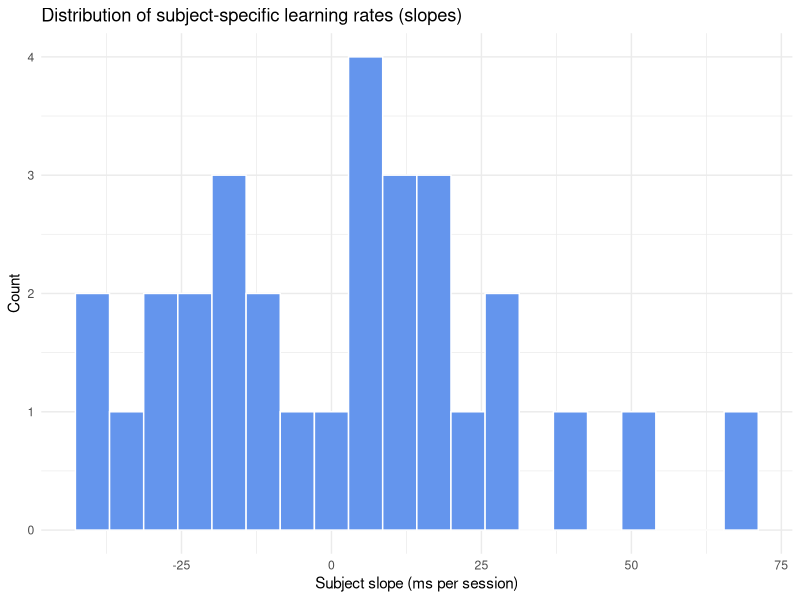
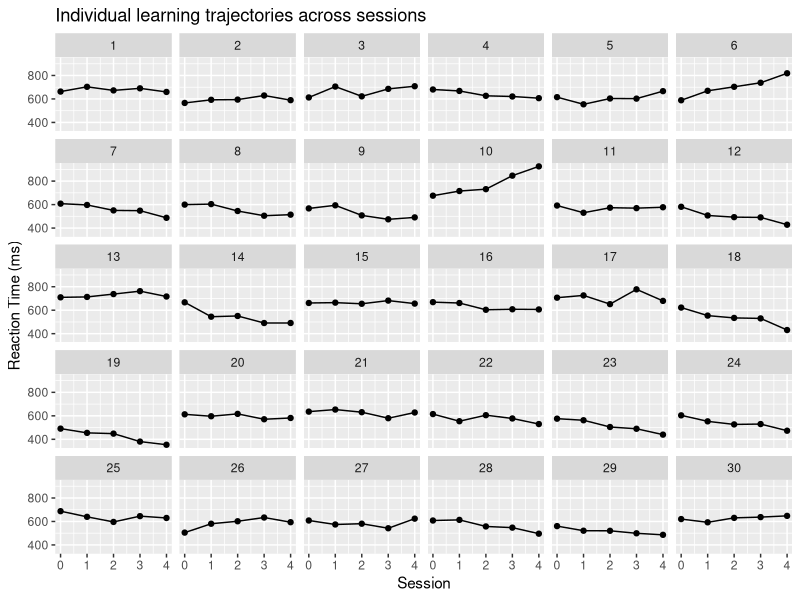
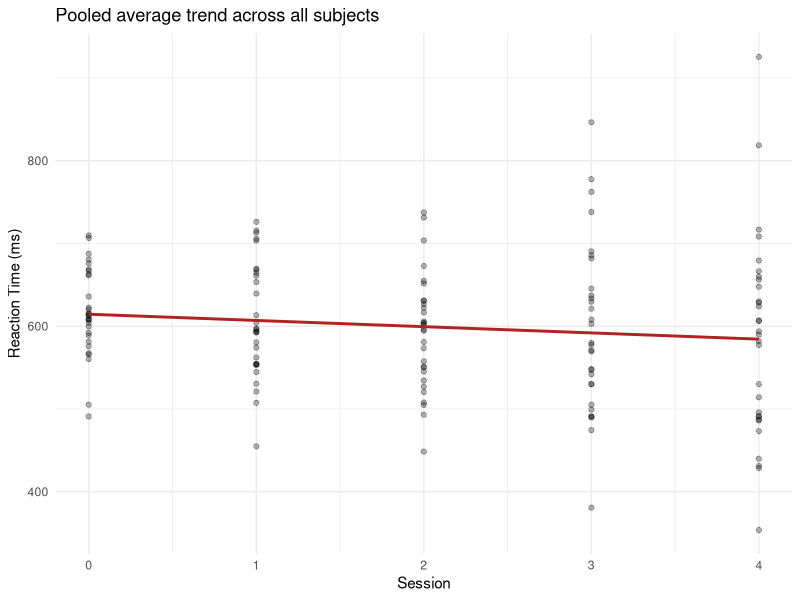
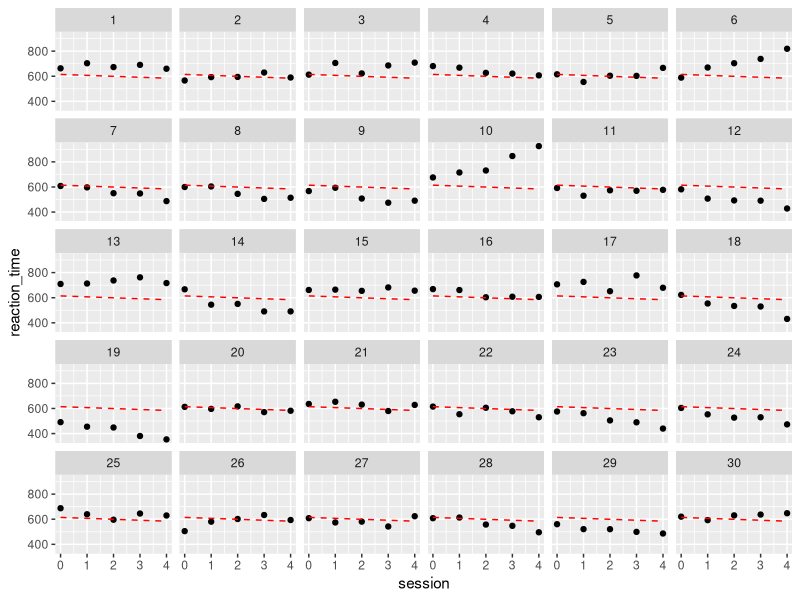
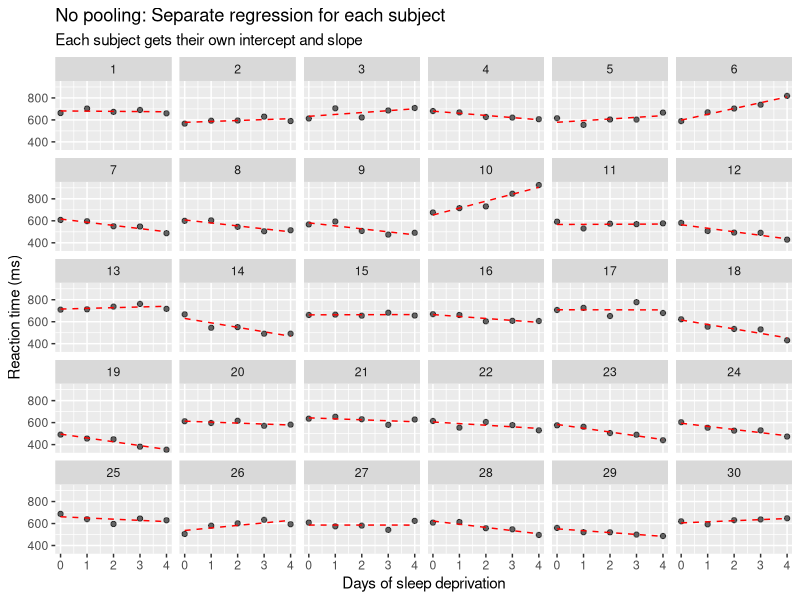
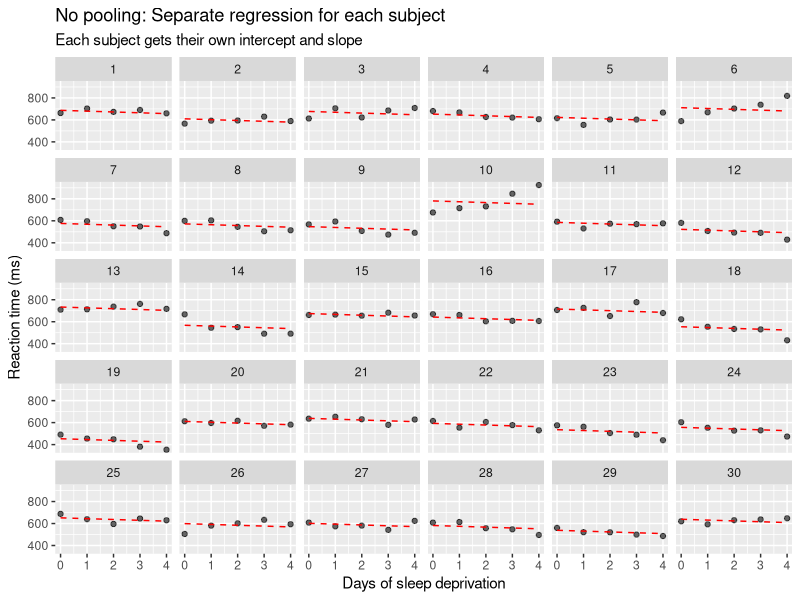
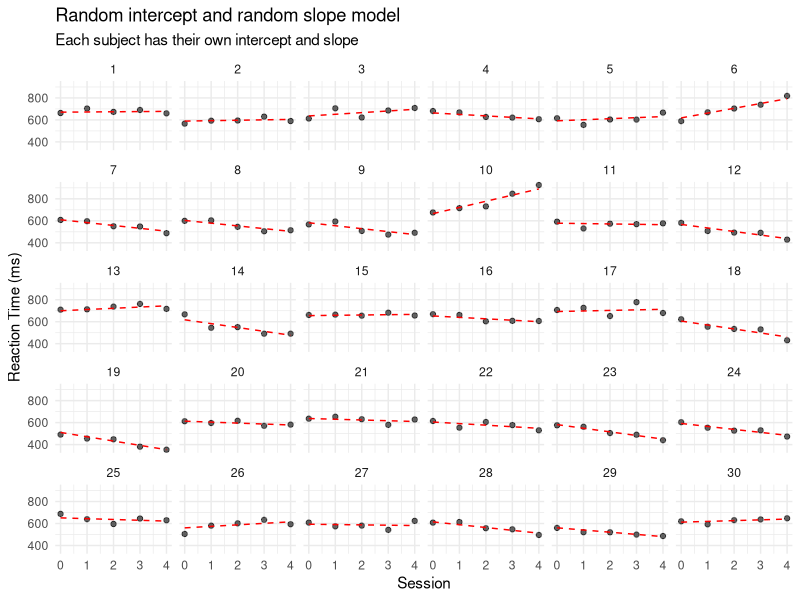
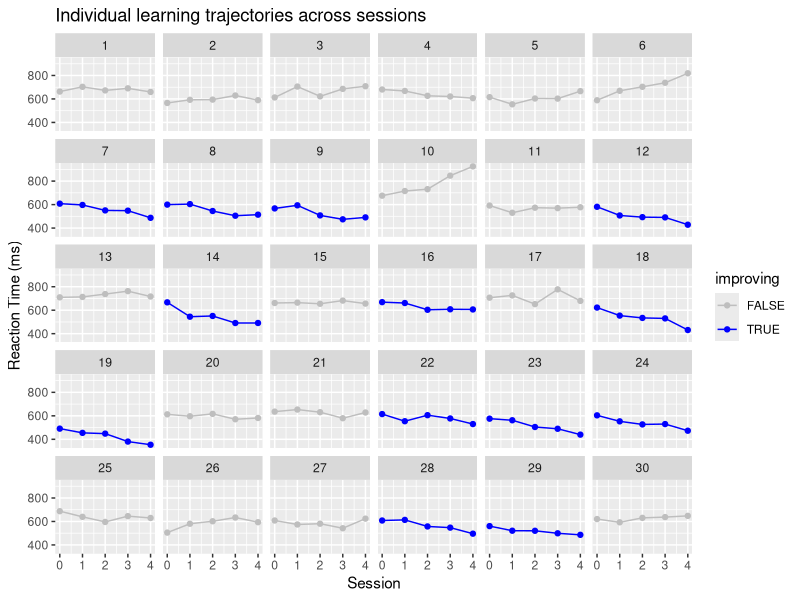

Source code (R) for these figures, in order:
## ---- chunk 1
#| echo: false
library(lme4)
library(ggplot2)
library(dplyr)
## ---- chunk 2
set.seed(314)

# Parameters
n_subjects <- 30
n_sessions <- 5

# Fixed effect of session: general learning effect
beta_0 <- 600   # Average baseline RT in ms
beta_1 <- -10   # Average decrease in RT per session

# Random effects: standard deviations
sd_intercept <- 50    # SD of baseline RTs across subjects
sd_slope     <- 25    # SD of learning rates (slopes)
rho          <- 0.2   # Correlation between intercepts and slopes

# Within-subject residual error
sigma_error <- 30

# Construct subject-level random effects (correlated)
subject_re <- MASS::mvrnorm(
  n = n_subjects,
  mu = c(0, 0),
  Sigma = matrix(c(sd_intercept^2, rho*sd_intercept*sd_slope,
                   rho*sd_intercept*sd_slope, sd_slope^2), 2)
) |> 
  as.data.frame() |>
  setNames(c("intercept_re", "slope_re")) |>
  dplyr::mutate(subject = factor(1:n_subjects))

# Create session vector repeated for each subject
session <- rep(0:(n_sessions - 1), times = n_subjects)

# Repeat subject IDs for each session
subject <- rep(subject_re$subject, each = n_sessions)

# Join the random effects
sim_data <- tibble::tibble(subject = subject, session = session) |>
  dplyr::left_join(subject_re, by = "subject") |>
  dplyr::mutate(
    reaction_time = beta_0 + intercept_re +
                    (beta_1 + slope_re) * session +
                    rnorm(dplyr::n(), mean = 0, sd = sigma_error)
  )
## ---- chunk 3
subject_re |>
  ggplot(aes(x = slope_re)) +
  geom_histogram(bins = 20, fill = "#6495ED", color = "white") +
  labs(title = "Distribution of subject-specific learning rates (slopes)",
       x = "Subject slope (ms per session)", y = "Count") +
  theme_minimal()
## ---- chunk 4
dplyr::glimpse(sim_data)
## ---- chunk 5
sim_data |> 
  ggplot(aes(y=reaction_time, x=session)) +
  facet_wrap(~ subject, ncol=6) +
  geom_point() +
  geom_line() +
  scale_x_continuous(limits=c(0, 4),breaks=c(0:4)) +
  labs(x = "Session", y = "Reaction Time (ms)",
     title = "Individual learning trajectories across sessions")
## ---- chunk 6
sim_data |>
  ggplot(aes(x = session, y = reaction_time)) +
  geom_point(alpha = 0.3) +
  geom_smooth(method = "lm", color = "firebrick", se = FALSE) +
  labs(title = "Pooled average trend across all subjects",
       x = "Session", y = "Reaction Time (ms)") +
  theme_minimal()
## ---- chunk 7
anova_approach <- lm(reaction_time ~ 1 + session, sim_data)
summary(anova_approach)
## ---- chunk 8
sim_data |> 
  ggplot(aes(session, reaction_time, group=subject)) + 
  facet_wrap(~subject, ncol=6) +
  geom_point() + 
  geom_line(aes(y=fitted(anova_approach)), linetype=2, color = "red") + 
  scale_x_continuous(limits=c(0, 4),breaks=c(0:4))
## ---- chunk 9
no_pooling <- lmList(reaction_time ~ session | subject, sim_data)
summary(no_pooling)
## ---- chunk 10
sim_data |> 
  ggplot(aes(session, reaction_time, group=subject)) + 
  facet_wrap(~subject, ncol=6) +
  geom_point(alpha = 0.6) + 
  geom_line(aes(y = fitted(no_pooling)), color = "red", linetype = "dashed") + 
  labs(title = "No pooling: Separate regression for each subject",
       subtitle = "Each subject gets their own intercept and slope",
       x = "Days of sleep deprivation", y = "Reaction time (ms)") + 
  scale_x_continuous(limits=c(0, 4),breaks=c(0:4))
## ---- chunk 11
RI_only <- lme4::lmer(reaction_time ~ 1 + session + (1 | subject), sim_data)
summary(RI_only)

sim_data |> 
  ggplot(aes(session, reaction_time, group=subject)) + 
  facet_wrap(~subject, ncol=6) +
  geom_point(alpha = 0.6) + 
  geom_line(aes(y = fitted(RI_only)), color = "red", linetype = "dashed") + 
  labs(title = "No pooling: Separate regression for each subject",
       subtitle = "Each subject gets their own intercept and slope",
       x = "Days of sleep deprivation", y = "Reaction time (ms)") + 
  scale_x_continuous(limits=c(0, 4),breaks=c(0:4))
## ---- chunk 12
RI_RS_corr <- lme4::lmer(reaction_time ~ 1 + session + (session | subject), sim_data)
summary(RI_RS_corr)
## ---- chunk 13
sim_data$RI_RS_fitted <- predict(RI_RS_corr)

ggplot(sim_data, aes(x = session, y = reaction_time, group = subject)) +
  facet_wrap(~ subject, ncol = 6) +
  geom_point(alpha = 0.6) +
  geom_line(aes(y = RI_RS_fitted), color = "red", linetype = "dashed") +
  labs(title = "Random intercept and random slope model",
       subtitle = "Each subject has their own intercept and slope",
       x = "Session", y = "Reaction Time (ms)") +
  scale_x_continuous(limits = c(0, 4), breaks = 0:4) +
  theme_minimal()
## ---- chunk 14
RI_only_ml    <- lmer(reaction_time ~ session + (1 | subject), sim_data, REML = FALSE)
RI_RS_corr_ml <- lmer(reaction_time ~ session + (session | subject), sim_data, REML = FALSE)

anova(RI_only_ml, RI_RS_corr_ml)
## ---- chunk 15
summary(RI_RS_corr)
## ---- chunk 16
RI_only <- lme4::lmer(reaction_time ~ 1 + session + (1 | subject), sim_data)
summary(RI_only)

2 * pnorm(-1.744)

RI_RS_corr <- lme4::lmer(reaction_time ~ 1 + session + (session | subject), sim_data)
summary(RI_RS_corr)

2 * pnorm(-1.428)
## ---- chunk 17
sim_data |> dplyr::mutate(improving = slope_re < 0) |> 
ggplot(aes(y=reaction_time, x=session, color = improving)) +
    scale_color_manual(values = c("TRUE" = "blue", "FALSE" = "gray")) +
    facet_wrap(~ subject, ncol=6) +
    geom_point() +
    geom_line() +
    scale_x_continuous(limits=c(0, 4),breaks=c(0:4)) +
    labs(x = "Session", y = "Reaction Time (ms)",
         title = "Individual learning trajectories across sessions")
## ---- chunk 18
sleepstudy |> 
  ggplot(aes(y=Reaction, x=Days)) +
  facet_wrap(~ Subject, ncol=6) +
  geom_point() +
  geom_line() +
  scale_x_continuous(limits=c(0, 9),breaks=c(0:9))
## ---- chunk 19
anova_approach <- lm(Reaction ~ 1 + Days, sleepstudy)
summary(anova_approach)
## ---- chunk 20
ggplot(sleepstudy, aes(Days, Reaction, group=Subject)) + 
  facet_wrap(~Subject, ncol=6) +
  geom_point() + 
  geom_line(aes(y=fitted(anova_approach)), linetype=2, color = "red") + 
  scale_x_continuous(limits=c(0, 9),breaks=c(0:9))
## ---- chunk 21
no_pooling <- lmList(Reaction ~ Days | Subject, sleepstudy)
summary(no_pooling)
## ---- chunk 22
ggplot(sleepstudy, aes(Days, Reaction, group=Subject)) + 
  facet_wrap(~Subject, ncol=6) +
  geom_point() + 
  geom_line(aes(y=fitted(no_pooling)), linetype=2, color = "red") + 
  scale_x_continuous(limits=c(0, 9),breaks=c(0:9))
## ---- chunk 23
RI_only <- lmer(Reaction ~ 1 + Days + (1 | Subject), sleepstudy)
summary(RI_only)
## ---- chunk 24
ggplot(sleepstudy, aes(Days, Reaction, group=Subject)) + 
  facet_wrap(~Subject, ncol=6) +
  geom_point() + 
  geom_line(aes(y=fitted(RI_only)), linetype=2, color = "red") + 
  scale_x_continuous(limits=c(0, 9),breaks=c(0:9))
## ---- chunk 25
RI_RS_corr <- lmer(Reaction ~ 1 + Days + (1 + Days | Subject), sleepstudy)
summary(RI_RS_corr)
## ---- chunk 26
ggplot(sleepstudy, aes(Days, Reaction, group=Subject, colour=Subject)) + 
  facet_wrap(~Subject, ncol=6) +
  geom_point() + 
  geom_line(aes(y=fitted(RI_RS_corr)), linetype=2, color = "red") + 
  scale_x_continuous(limits=c(0, 9),breaks=c(0:9))
## ---- chunk 27
ggplot(sleepstudy, aes(Days, Reaction, group=Subject)) + 
  facet_wrap(~Subject, ncol=6) +
  geom_point() + 
  geom_line(aes(y=fitted(anova_approach)), linetype=2, color = "red") + 
  geom_line(aes(y=fitted(no_pooling)), linetype=2, color = "green") + 
  geom_line(aes(y=fitted(RI_only)), linetype=2, color = "blue") + 
  geom_line(aes(y=fitted(RI_RS_corr)), linetype=2, color = "black") +
  scale_x_continuous(limits=c(0, 9),breaks=c(0:9))
